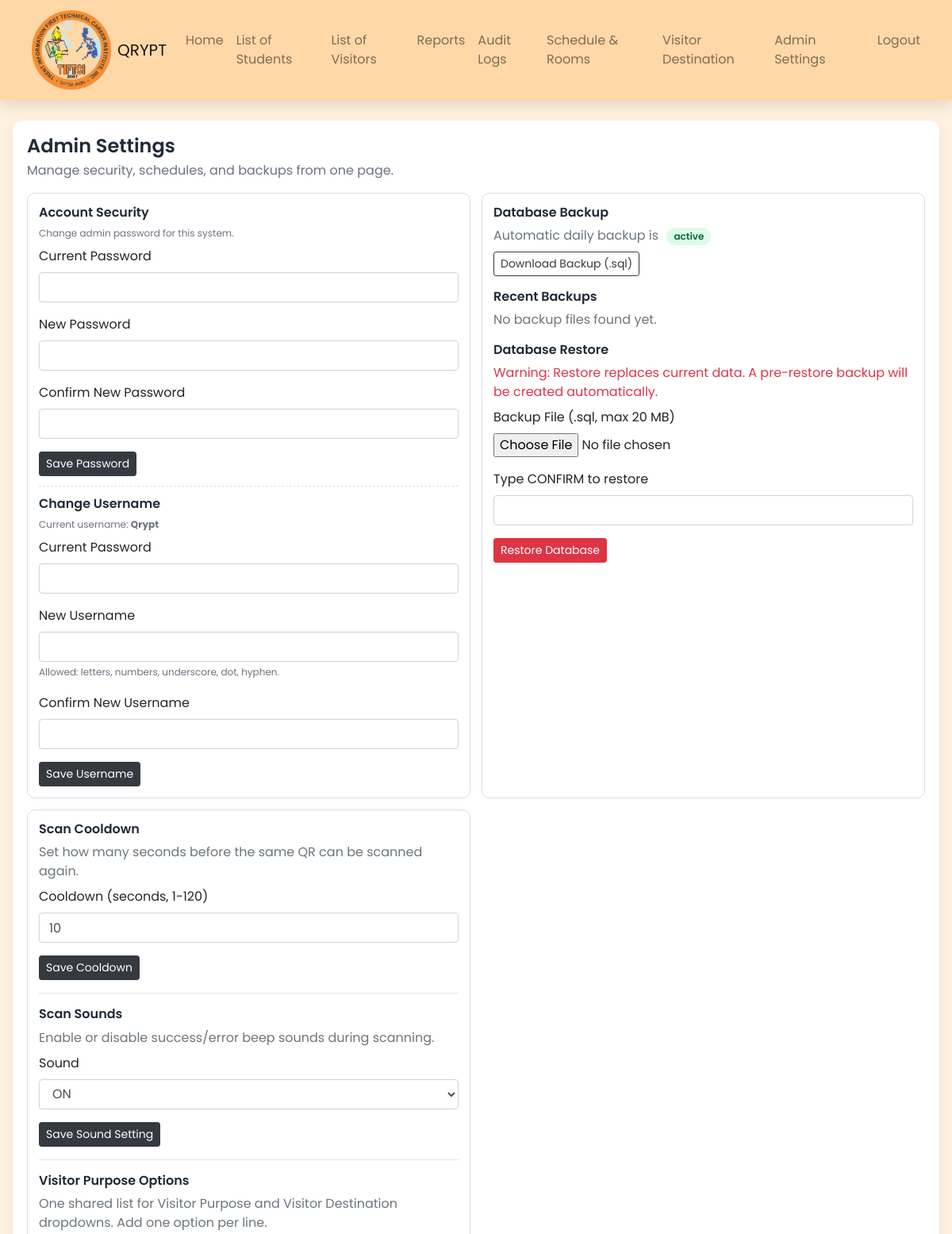
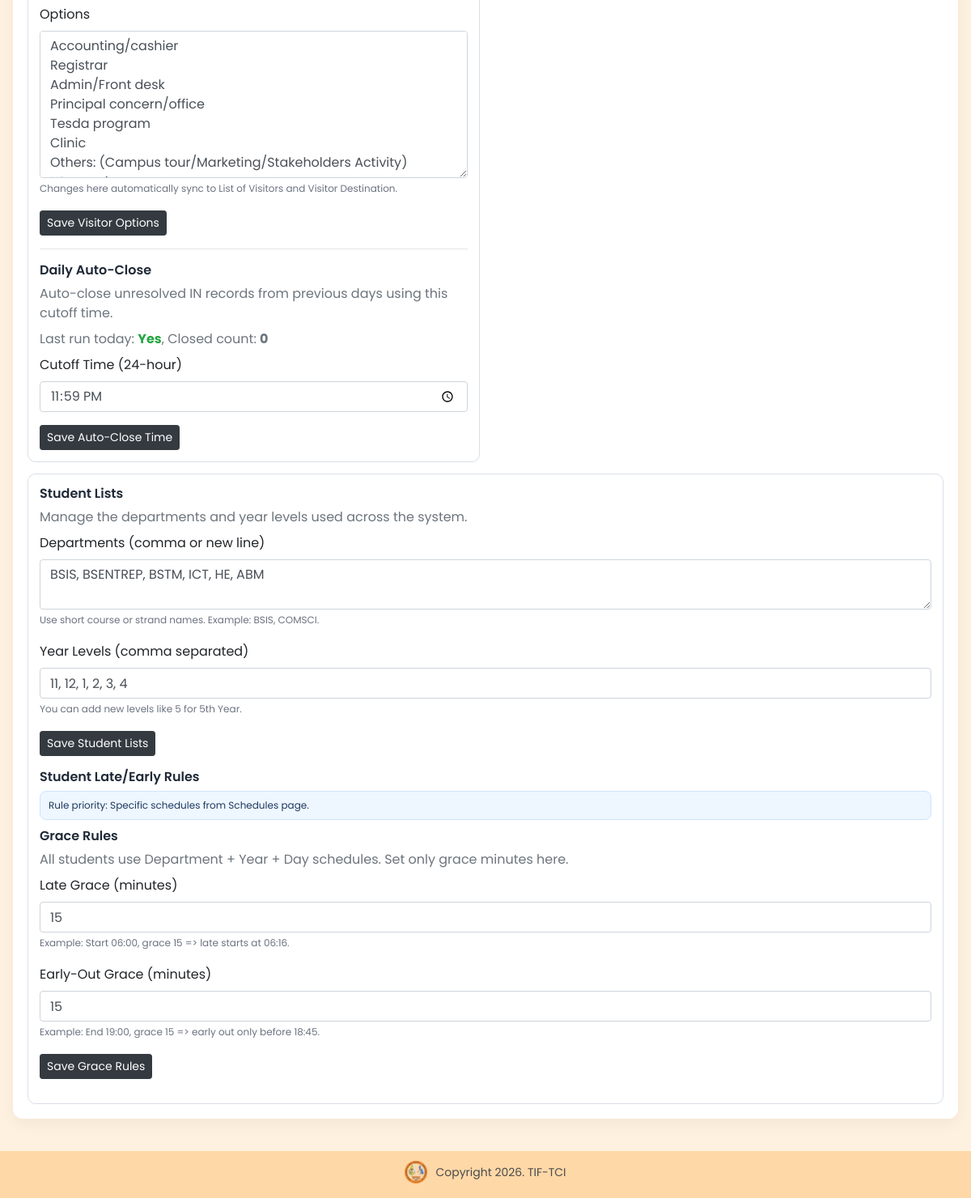
Page /settings.php (signed in) on the committed database (2 pictures, top to bottom).
### tables this page shows
CREATE TABLE `tbl_system_setting` (
  `setting_key` varchar(100) NOT NULL,
  `setting_value` varchar(255) NOT NULL,
  `updated_at` datetime NOT NULL DEFAULT current_timestamp() ON UPDATE current_timestamp()
);

### settings.php (the view, shortened to what the rows shown need)
<?php
include('./conn/bootstrap.php');
include('./conn/conn.php');
include('./conn/db_backup.php');
require_once('./conn/system_settings.php');
include('./conn/auto_close.php');
include('./conn/student_table.php');
require_once('./conn/student_time_rules.php');
$dailyBackupStatus = ensure_daily_backup($conn) !== false;
$autoCloseCutoffTime = get_auto_close_cutoff_time($conn);
$scanSoundEnabled = get_system_setting_int($conn, 'scan_sound_enabled', 1) === 1;
$studentLateGraceMinutes = get_student_late_grace_minutes($conn);
$studentEarlyOutGraceMinutes = get_student_early_out_grace_minutes($conn);
$studentDepartments = get_student_departments($conn);
$studentYearLevels = get_student_year_levels($conn);
$studentDepartmentsText = implode(', ', $studentDepartments);
$studentYearLevelsText = implode(', ', $studentYearLevels);
?>
<!DOCTYPE html>
<html lang="en">
<head>
    <link rel="stylesheet" href="https://cdn.jsdelivr.net/npm/bootstrap@4.6.2/dist/css/bootstrap.min.css">
</head>
<body>
    <div class="settings-wrap">
        <div class="card">
            <div class="card-body">
                <div class="settings-panels">
                <section class="settings-panel">
                <form method="POST" action="./settings.php">
                    <div class="form-group">
                        <label for="scan_sound_enabled">Sound</label>
                        <select class="form-control" id="scan_sound_enabled" name="scan_sound_enabled">
                            <option value="1" <?= $scanSoundEnabled ? 'selected' : '' ?>>ON</option>
                        </select>
                    </div>
                </form>
                <form method="POST" action="./settings.php">
                    <div class="form-group">
                        <label for="auto_close_cutoff_time">Cutoff Time (24-hour)</label>
                        <input type="time" class="form-control" id="auto_close_cutoff_time" name="auto_close_cutoff_time" value="<?= h($autoCloseCutoffTime) ?>" required>
                    </div>
                </form>
                </section>
                <section class="settings-panel settings-panel-wide">
                <form method="POST" action="./settings.php" class="mb-3">
                    <div class="form-group">
                        <label for="student_departments_list">Departments (comma or new line)</label>
                        <textarea class="form-control" id="student_departments_list" name="student_departments_list" rows="2" placeholder="e.g. BSIS, BSENTREP, BSTM, ICT, HE, ABM"><?= h($studentDepartmentsText) ?></textarea>
                        <small class="small-note">Use short course or strand names. Example: BSIS, COMSCI.</small>
                    </div>
                    <div class="form-group">
                        <label for="student_year_levels_list">Year Levels (comma separated)</label>
                        <input type="text" class="form-control" id="student_year_levels_list" name="student_year_levels_list" value="<?= h($studentYearLevelsText) ?>" placeholder="e.g. 11, 12, 1, 2, 3, 4, 5">
                        <small class="small-note">You can add new levels like 5 for 5th Year.</small>
                    </div>
                </form>
                    <form method="POST" action="./settings.php" class="mb-3">
                        <div class="form-group">
                            <label for="student_late_grace_minutes">Late Grace (minutes)</label>
                            <input type="number" min="0" max="180" class="form-control" id="student_late_grace_minutes" name="student_late_grace_minutes" value="<?= (int) $studentLateGraceMinutes ?>" required>
                            <small class="small-note">Example: Start 06:00, grace 15 => late starts at 06:16.</small>
                        </div>
                        <div class="form-group">
                            <label for="student_early_out_grace_minutes">Early-Out Grace (minutes)</label>
                            <input type="number" min="0" max="180" class="form-control" id="student_early_out_grace_minutes" name="student_early_out_grace_minutes" value="<?= (int) $studentEarlyOutGraceMinutes ?>" required>
                            <small class="small-note">Example: End 19:00, grace 15 => early out only before 18:45.</small>
                        </div>
                    </form>
                </section>
                </div>
            </div>
        </div>
    </div>
</body>
</html>

### rows in the picture
tbl_system_setting: scan_sound_enabled "ON"
tbl_system_setting: auto_close_cutoff_time "23:59"
tbl_system_setting: student_departments_list "BSIS, BSENTREP, BSTM, ICT, HE, ABM"
tbl_system_setting: student_year_levels_list "11, 12, 1, 2, 3, 4"
tbl_system_setting: student_late_grace_minutes "15"
tbl_system_setting: student_early_out_grace_minutes "15"

### other values in the picture
$currentAuthUsername "Qrypt"
$autoCloseResult['closed_count'] "0"
